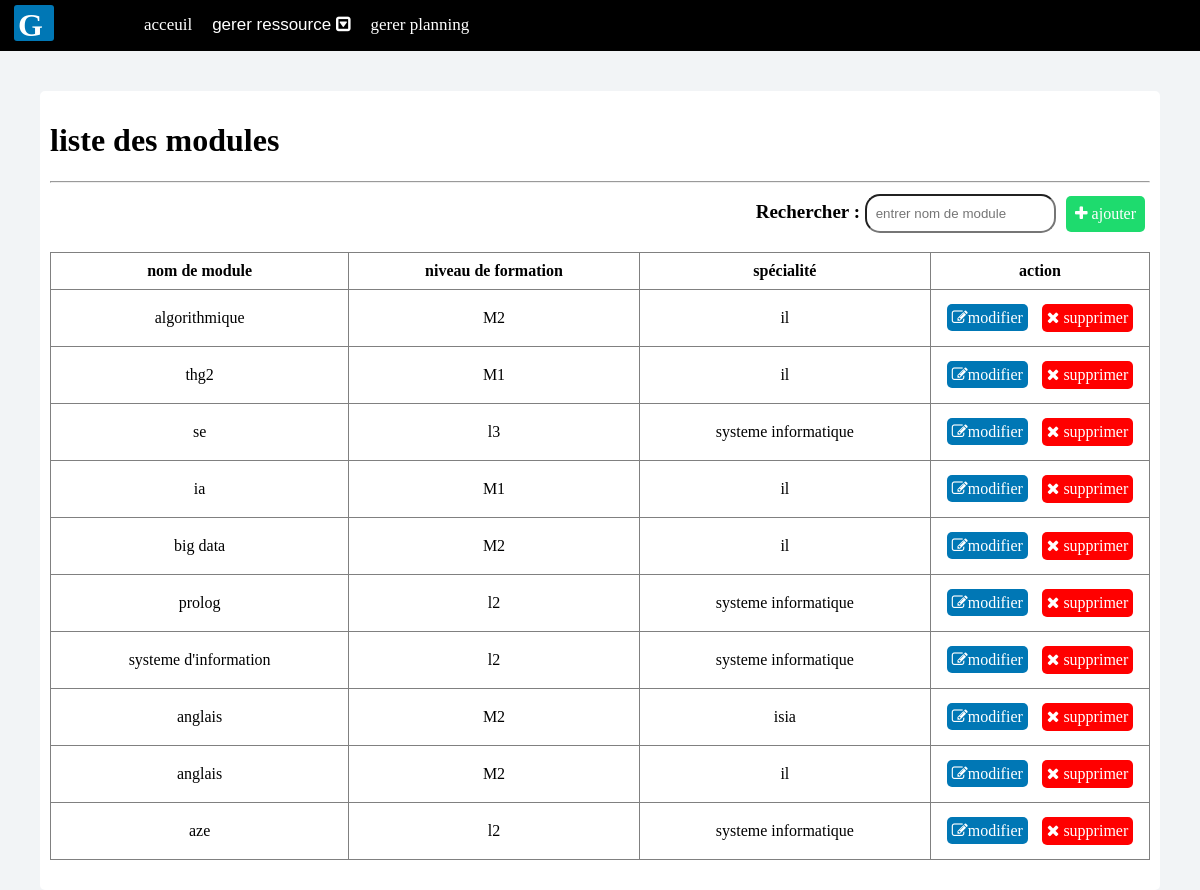
The app's page /crud2mod.php with its own data.
### tables this page shows
CREATE TABLE `module` (
  `id_module` int(11) NOT NULL,
  `nom_module` varchar(45) NOT NULL,
  `id_e` char(4) DEFAULT NULL,
  `id_n` int(11) NOT NULL,
  `id_h` int(11) NOT NULL DEFAULT 0,
  `id_p` int(11) DEFAULT NULL
);

CREATE TABLE `niveau_de_formation` (
  `id_n` int(11) NOT NULL,
  `nom_n` enum('l3','l2','M1','M2') NOT NULL,
  `specialité` varchar(45) NOT NULL
);

### crud2mod.php (the view, shortened to what this page needs)
<!DOCTYPE html>
<html>
<head>
	<link rel="stylesheet" type="text/css" href="pA.css">
		<link rel="stylesheet" href="https://maxcdn.bootstrapcdn.com/font-awesome/4.7.0/css/font-awesome.min.css">
</head>
<body>
 <?php require_once 'dash.php'; ?>
	<div class="io">
<h1>liste des modules</h1>
<hr>
 <div class="df">
	 	<label> Rechercher : </label>
	 	 <input type="text" id="myInput" onkeyup="myFunction()" placeholder=" entrer nom de module ">
	     <a id="rsw" href="ajouter_m.php"><i class="fa fa-plus"></i> ajouter</a>
	 </div>
<table border="1" width="100%" id="myTable">
	<tr>
		<th>nom de module</th>
		<th>niveau de formation</th>
		<th>spécialité</th>
<th id="at">action</th>
	</tr>
	 <?php
  require_once 'model.php';
  $q=$bd->query("select * from module");
  while ($t=$q->fetch()){
  	$x=$bd->query("select * from niveau_de_formation where id_n=".$t['id_n']);
  	$x=$x->fetch();
  ?>
  <tr>
		<td><?php echo $t['nom_module'];?></td>
		<td><?php echo $x['nom_n'];?></td>
			<td><?php echo $x['specialité'];?></td>
		<td>
			<a id="ml" href="modifier_m.php?id=<?php echo $t['id_module'];?>&id_n=<?php echo $t['id_n'];?>&n=<?php echo $x['nom_n'];?>&s=<?php echo $x['specialité'];?>&m=<?php echo $t['nom_module'];?>"><i class="fa fa-edit"></i>modifier</a>
<button id="s" type="button" onclick="delete_r('delete_m.php?id=',<?php echo $t['id_module'];?>)"><i class="fa fa-times"></i> supprimer</button></td><script type="text/javascript" src="g.js"></script>
		<?php }
  ?></tr>
	</table>
</div>
</body>
</html>

### pA.css (style rules this page uses)
table { margin-top: 40px; width: 100%; text-align: center; border-collapse: collapse; }
th,td { padding: 9px; }
#at { width: 200px; }
#s { background-color: red; border: none; }
#ml { background-color: #0077b5; }
#rsw { background-color: #1edb6e; padding: 9px; float: right; }
.df > label { font-weight: bold; font-size: 19px; margin:10px 5px 0 0; }
.df > input { padding: 5px; height: 25px; margin:3px 5px 0 0; border-radius: 15px; }
.df { margin-bottom: 15px; float: right; display: flex; }
.io a,.io button { border-radius: 5px; text-decoration: none; color: white; padding: 5px; font-size: 16px; font-family: 'Crimson Text', serif; margin: 5px; }
.io { color: black; background-color: white; padding: 10px; padding-bottom: 30px; margin: 40px; border-radius: 5px; }

### h.css (style rules this page uses)
body { color: white; margin: 0; background-image: linear-gradient(rgb(0,0,0),rgba(0,0,0,0.6), rgb(0,0,0)) ,url("Capture.JPG"); background-size: cover; }
html { width: 100%; height: 100%; }

### o.css (style rules this page uses)
body { margin: 0; background-color: #f2f4f6; background-image: none; }

### crud2mod.php (style rules this page uses)
.io { color: black; }

### records on screen
module: nom_module "algorithmique", id_n.nom_n "M2", id_n.specialité "il"
module: nom_module "thg2", id_n.nom_n "M1", id_n.specialité "il"
module: nom_module "se", id_n.nom_n "l3", id_n.specialité "systeme informatique"
module: nom_module "ia", id_n.nom_n "M1", id_n.specialité "il"
module: nom_module "big data", id_n.nom_n "M2", id_n.specialité "il"
module: nom_module "prolog", id_n.nom_n "l2", id_n.specialité "systeme informatique"
module: nom_module "systeme d'information", id_n.nom_n "l2", id_n.specialité "systeme informatique"
module: nom_module "anglais", id_n.nom_n "M2", id_n.specialité "isia"
module: nom_module "anglais", id_n.nom_n "M2", id_n.specialité "il"
module: nom_module "aze", id_n.nom_n "l2", id_n.specialité "systeme informatique"
